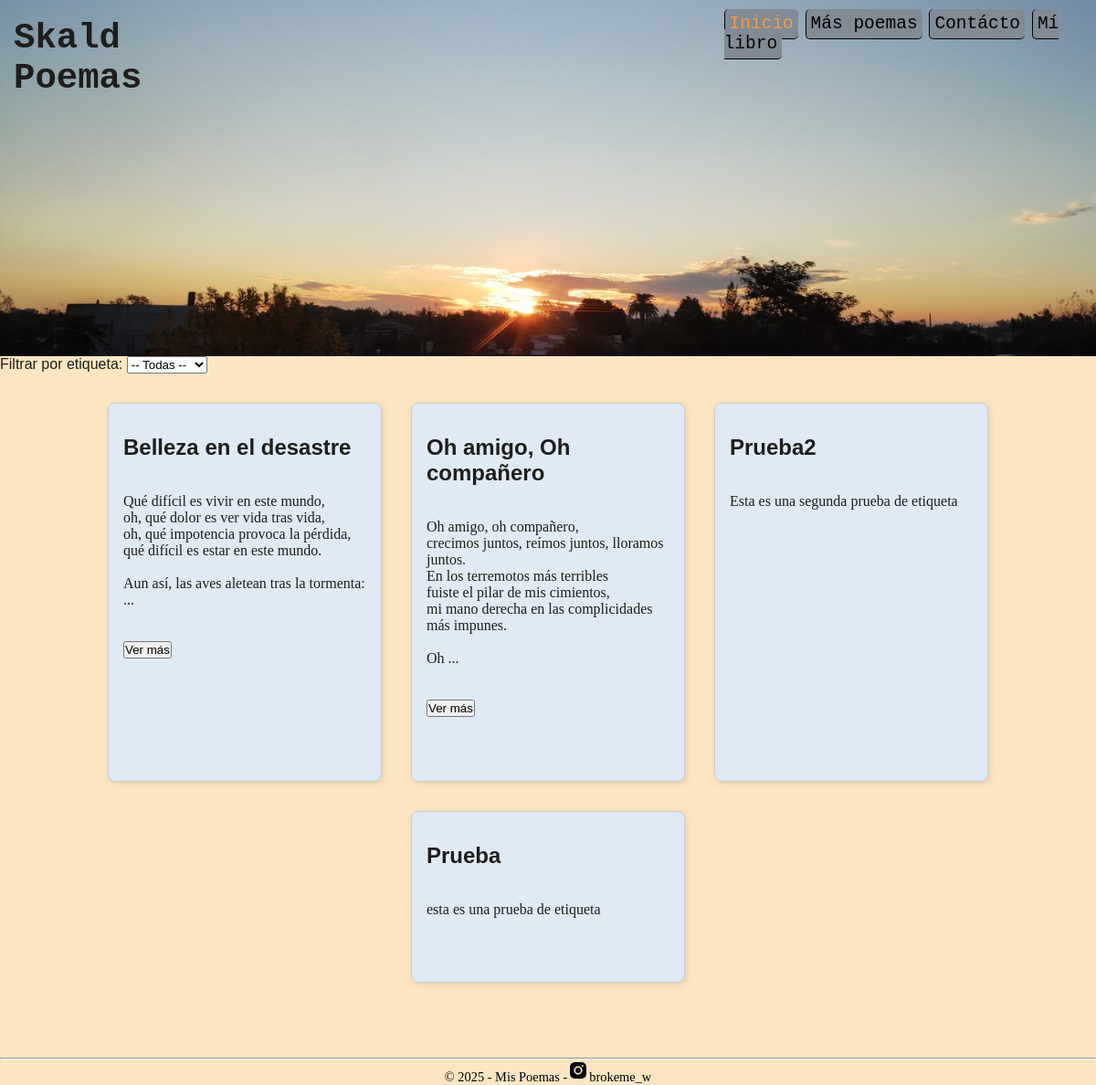
The app's page /more, older data.
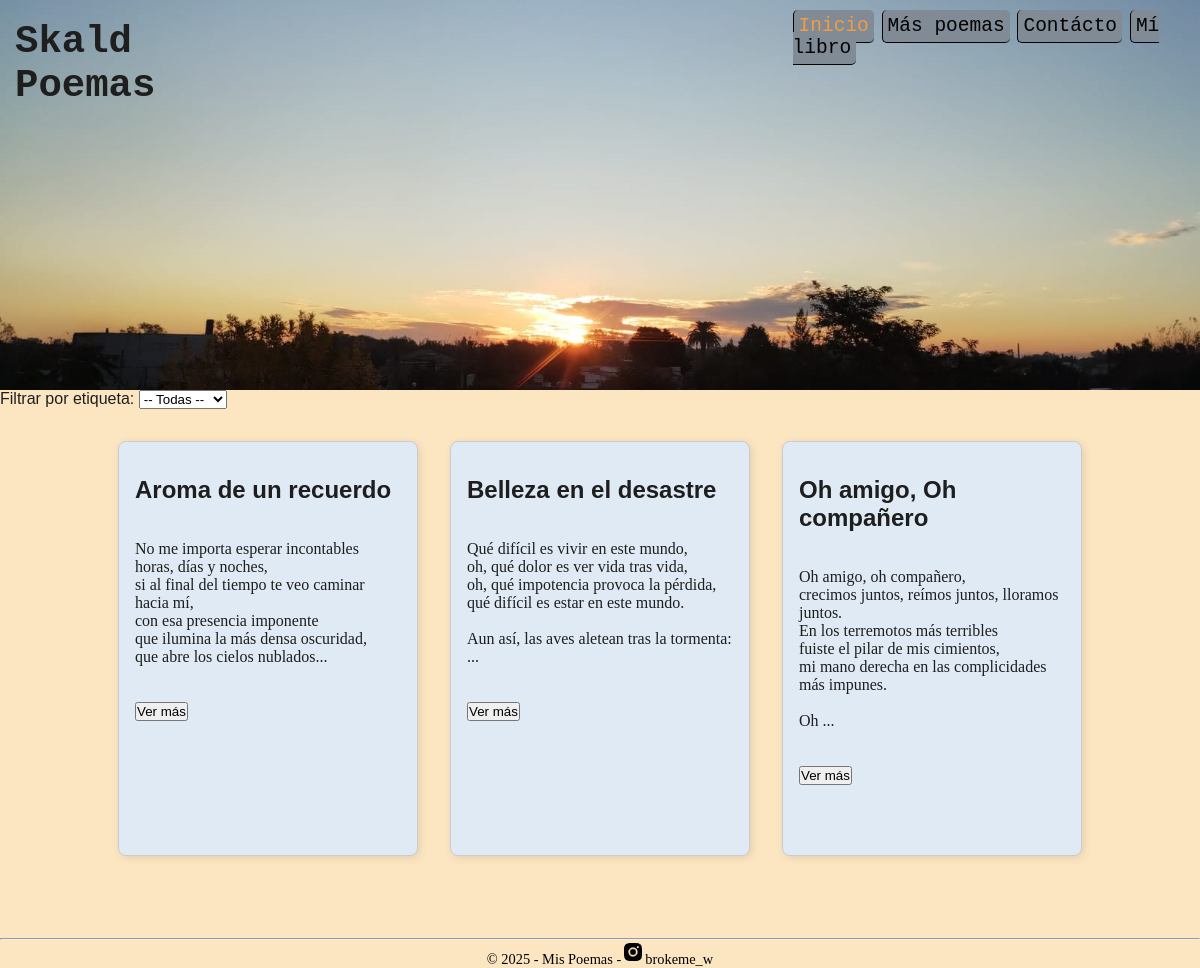
The same page, newer data.
### tables this page shows
CREATE TABLE poemas (
    id INTEGER PRIMARY KEY AUTOINCREMENT, 
    titulo TEXT NOT NULL,
    contenido TEXT NOT NULL,
    etiquetas TEXT,
    fecha TEXT
    );

### app.py (the view)
@app.route('/more')
def more():
    etiqueta_filtro = request.args.get('etiqueta')
    conn = sqlite3.connect("poemas.db")
    conn.row_factory = sqlite3.Row  # Esto permite acceder a los resultados como diccionarios
    cur = conn.cursor()
    cur.execute("SELECT * FROM poemas ORDER BY id DESC")
    poemas = cur.fetchall()
    etiquetas = set()
    for p in poemas:
        if p["etiquetas"]:
            etiquetas.update([e.strip() for e in p["etiquetas"].split(",")])
    if etiqueta_filtro:
        poemas = [p for p in poemas if etiqueta_filtro in [e.strip() for e in (p["etiquetas"] or "").split(",")]]
    else:
        poemas = poemas
    conn.close()
    return render_template("more.html", poemas=poemas, etiquetas=sorted(etiquetas))

### templates/more.html (shortened to what this page needs)
{% extends "base.html" %}
{% block contenido %}
<form method="GET" action="{{ url_for('more') }}">
  <label for="filtro_etiqueta">Filtrar por etiqueta:</label>
  <select name="etiqueta" id="filtro_etiqueta" onchange="this.form.submit()">
    <option value="">-- Todas --</option>
  </select>
</form>
<section class="poemas">
    {% for poema in poemas %}
    <article class="poema">
      <h2>{{ poema.titulo }}</h2>
      <p id="resumen-{{ poema.id }}">
        {{ poema.contenido[:200] }}{% if poema.contenido|length > 200 %}...{% endif %}
      </p>
      {% if poema.contenido|length > 200 %}
        <button onclick="mostrarPoema({{ poema.id }})">Ver más</button>
      {% endif %}
    </article>
    {% endfor %}
</section>
{% endblock %}

### templates/base.html
<!DOCTYPE html>
<html lang="es">
<head>
    {% include "head.html" %}
    <head><link rel="stylesheet" href="{{url_for('static', filename = 'CSS/admin.css')}}"></head>
</head>
<body>
    <header>
        <h1>Skald Poemas</h1>
        <nav>
            <a href="{{url_for('index')}}" class="principal">Inicio</a>
            <a href="{{url_for('more')}}">Más poemas</a>
            <a href="#">Contácto</a>
            <a href="#">Mí libro</a>
        </nav>
    </header>
    {% block contenido %}{% endblock %}
    {% include "footer.html" %}
</body>
</html>

### templates/head.html (shortened to what this page needs)
 <link rel="stylesheet" href="{{url_for('static', filename = 'CSS/base.css')}}">
 <link rel="stylesheet" href="{{url_for('static', filename = 'CSS/index.css')}}">

### templates/footer.html (shortened to what this page needs)
<footer>
    <hr>
     <div class="container_ico"><p>&copy; 2025 - Mis Poemas -<img class="ico_img"/>brokeme_w</div></p>
</footer>

### static/CSS/base.css (style rules this page uses)
body { background-color:#fce6c2; color: #1e1e1e; }
* { margin: 0; padding: 0; box-sizing: border-box; }
header { margin: 0; background-image: url('../IMG/sol.jpg'); height: 30em; background-size:cover; background-position:center; background-repeat: no-repeat; display: flex; justify-content:center; gap: 500px; font-family: monospace; }
h1 { margin: 20px 15px; font-size: 3em; }
nav { padding: 15px 10px; }
a { color: #000; text-decoration: none; font-size: 1.5em; padding: 5px; border-bottom: 1px solid #000; border-left: 1px solid #000; border-radius: 5px ; transition: .5s; background-color: #808b96; }
.principal { color: #f59b42; }
.container_ico { display: flex; justify-content: center; text-align: center; }
p { font-family: 'Baskerville:italic'; }

### static/CSS/index.css (style rules this page uses)
.poemas { display: flex; gap: 2rem; justify-content: center; flex-wrap: wrap; padding: 2rem; }
.poema { background-color:#dfeaf4; border: 1px solid #ccc; padding: 1rem; width: 300px; box-shadow: 2px 2px 8px rgba(0,0,0,0.1); border-radius: 8px; transition: transform 0.2s ease; user-select: none; }
.poema { white-space: pre-line; }

### templates/head.html (style rules this page uses)
body { font-family: sans-serif; }
footer { margin-top: 50px; font-size: 0.9em; color: #000; }

Row changes from the older to the newer data that the page shows:
removed poemas: titulo "Prueba2", contenido "Esta es una segunda prueba de etiqueta"
removed poemas: titulo "Prueba", contenido "esta es una prueba de etiqueta"
added poemas: titulo "Aroma de un recuerdo", contenido "No me importa esperar incontables horas, días y noches, si al final del tiempo te veo caminar hacia mí, con esa presencia imponente que ilumina la más densa oscuridad, que abre los cielos nublados"
